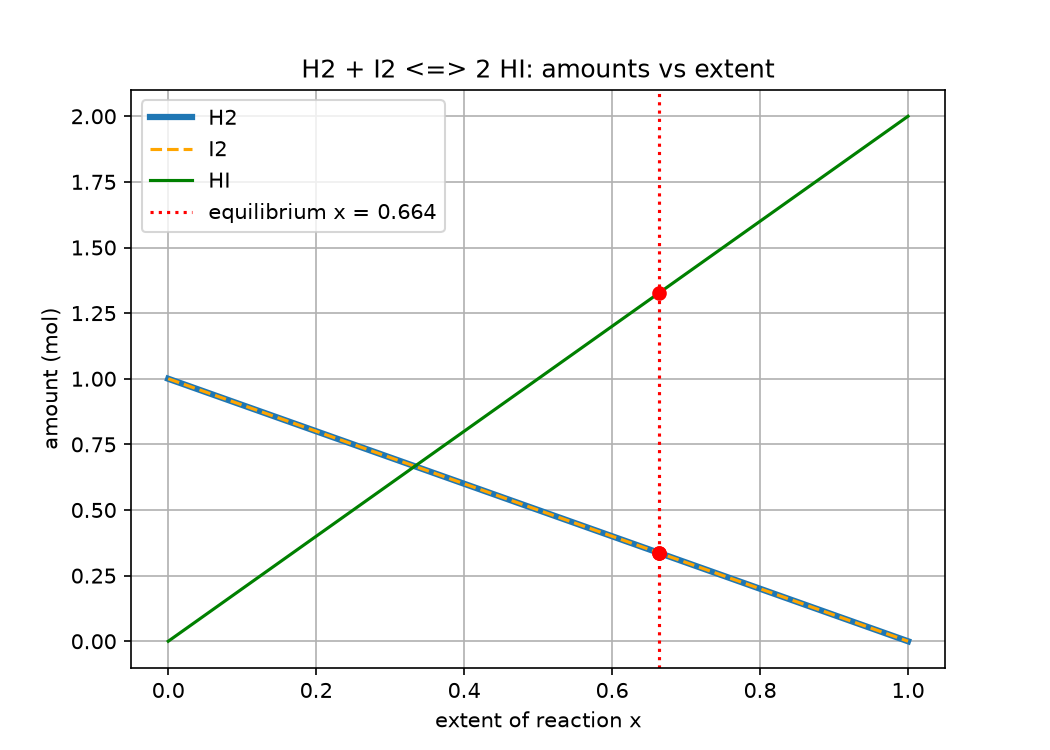

Source code (Python):
"""
PW2 Lab B Part 4 -- chemical equilibrium via the equilibrium constant K.

Reaction  H2 + I2 <=> 2 HI, starting from 1 mol H2 and 1 mol I2.
As the reaction proceeds by an extent x:  H2 = 1-x,  I2 = 1-x,  HI = 2x.
At equilibrium the composition satisfies the equilibrium constant
        K = [HI]^2 / ([H2][I2]) = (2x)^2 / ((1-x)(1-x)).
Given K, find the extent x. Solve it TWO ways and compare.
Run:  python equilibrium.py
"""
import numpy as np
import matplotlib.pyplot as plt
from scipy.optimize import newton, minimize

K = 15.6
a = b = 1.0

# TODO 1: k_imbalance(x) = (2x)^2/((a-x)(b-x)) - K  (zero at equilibrium)
def k_imbalance(x):
    return (2 * x) ** 2 / ((a - x) * (b - x)) - K

# TODO 2 (method 1): Newton root-finding, start x0 = 0.5
x_newton = newton(k_imbalance, x0=0.5)

# TODO 3 (method 2): minimise k_imbalance(x)^2 with SLSQP
def squared_imbalance(x):
    return k_imbalance(x[0]) ** 2      # minimize passes x as an array

res = minimize(squared_imbalance, x0=[0.5], method="SLSQP",
               bounds=[(0, 0.999)])
x_slsqp = res.x[0]

print("Newton x =", x_newton)
print("SLSQP  x =", x_slsqp)
print("Difference =", abs(x_newton - x_slsqp))

# TODO 4: equilibrium amounts and plot
x_eq = x_newton
n_H2 = a - x_eq
n_I2 = b - x_eq
n_HI = 2 * x_eq
print(f"\nEquilibrium amounts (mol): H2 = {n_H2:.4f}, "
      f"I2 = {n_I2:.4f}, HI = {n_HI:.4f}")
print("Check K =", n_HI**2 / (n_H2 * n_I2))

x_grid = np.linspace(0, 1, 300)
plt.figure(figsize=(7, 5))
plt.plot(x_grid, a - x_grid, label="H2", linewidth=3)
plt.plot(x_grid, b - x_grid, "--", label="I2", color="orange")
plt.plot(x_grid, 2 * x_grid, label="HI", color="green")
plt.axvline(x_eq, color="red", linestyle=":",
            label=f"equilibrium x = {x_eq:.3f}")
plt.scatter([x_eq, x_eq, x_eq], [n_H2, n_I2, n_HI], color="red", zorder=5)
plt.xlabel("extent of reaction x")
plt.ylabel("amount (mol)")
plt.title("H2 + I2 <=> 2 HI: amounts vs extent")
plt.legend()
plt.grid(True)
plt.savefig("equilibrium.png", dpi=150)
print("Saved equilibrium.png")
